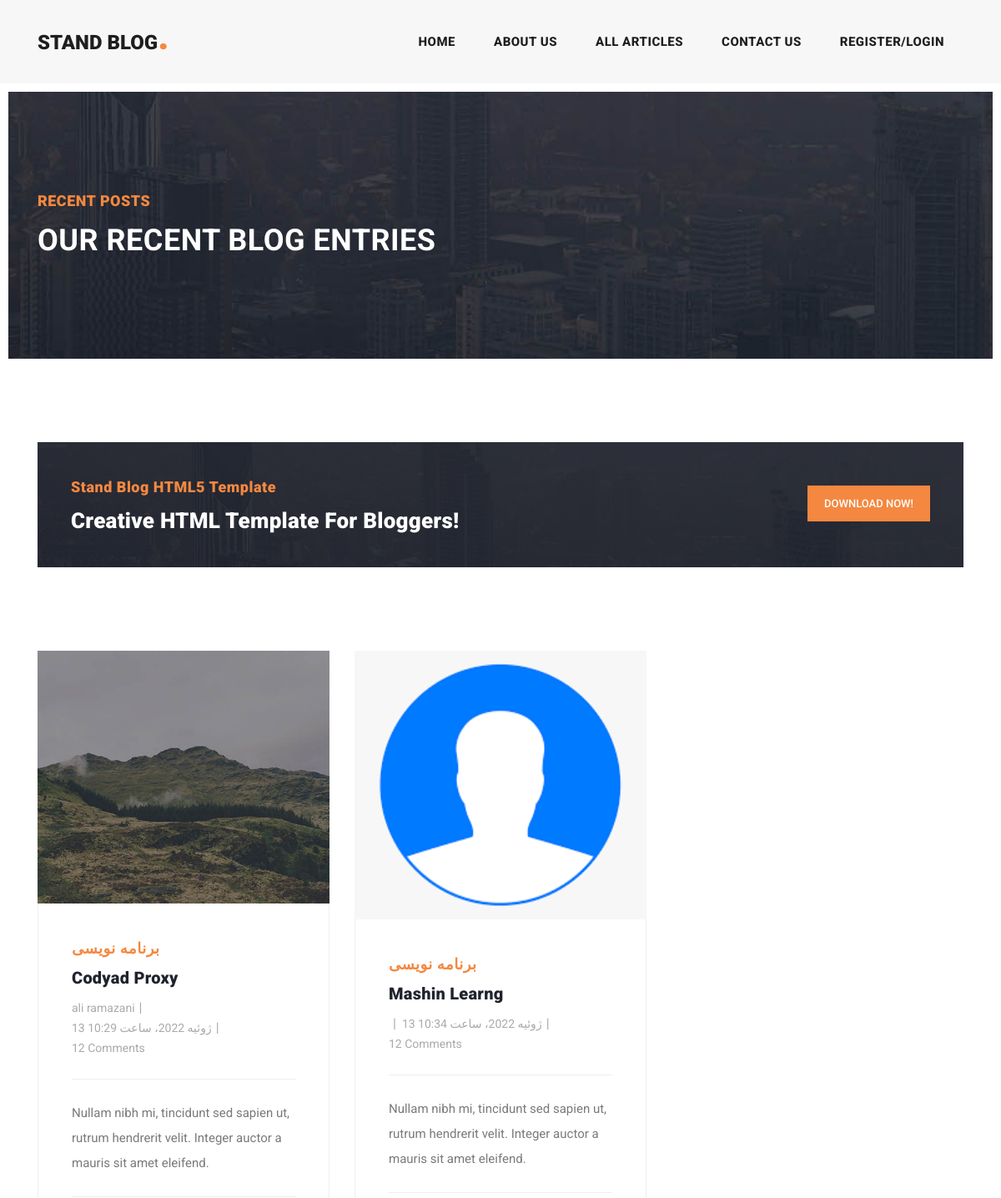
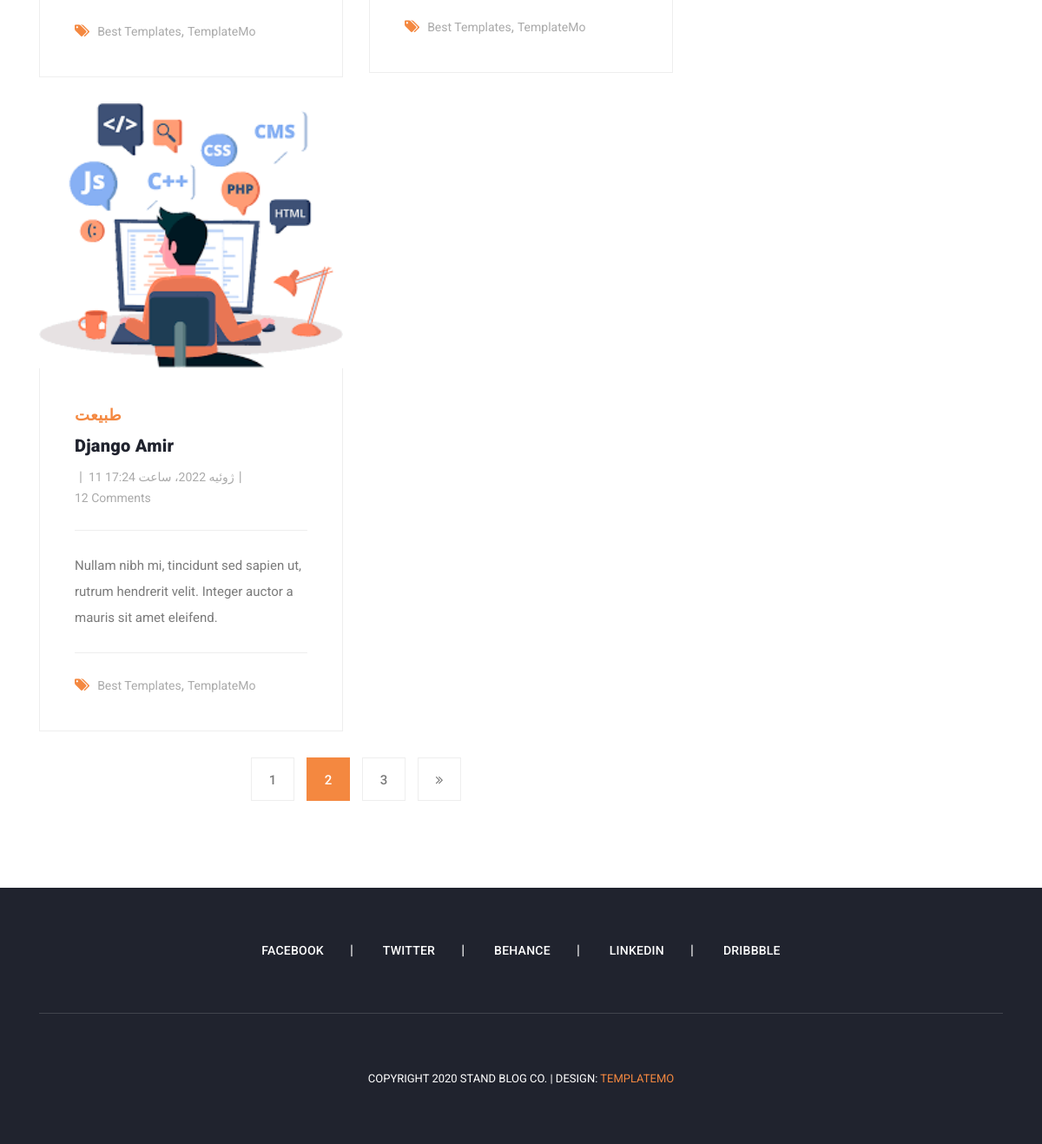
Screenshot of /blog/category/2 with the database file from the repository (2 pictures, top to bottom).
### Blog/models.py (models this page shows, shortened)
class Post(models.Model):
    category=models.ManyToManyField(Category)
    auther=models.ForeignKey(User,on_delete=models.CASCADE,)
    titel=models.CharField(max_length=50)
    text=models.TextField()
    date=models.DateTimeField(auto_now_add=True)
    updated=models.DateTimeField(auto_now=True)
    image=models.ImageField(upload_to="blog/img")
    status=models.BooleanField(default=True)
    slug=models.SlugField(unique=True,blank=True,null=True)
    published=models.BooleanField(default=True)
    objects=articls()
    def show_img(self):
        return format_html(f'<img src="{self.image.url}" width="30px" height="40px">')
    show_img.short_description="عکس ها"
    class Meta:
        ordering=["-date"]
    def get_absolout_url(self):
        return reverse("Blog:detail",kwargs={"slug":self.slug})
    class Meta:
        verbose_name="مقاله"
        verbose_name_plural="مقاله ها"

class Category(models.Model):
    titel=models.CharField(max_length=50)
    class Meta:
        verbose_name="دسته بندی"
        verbose_name_plural="دسته بندی ها"

### Blog/views.py (the view)
# urls.py: path("category/<int:id>",views.category_article,name="catehory_detail"),
def category_article(request,id):
    category=Category.objects.get(id=id)
    cat=category.post_set.all()
    return render(request,"Blog/article_category.html",{"category":cat})

### context_processor/context_processor.py (called while the page is built)
def recent_article(request):
    recent=Post.objects.all()[0:3]
    category=Category.objects.all()
    return {"recent_article":recent,"category":category}

### Blog/templates/Blog/article_category.html (shortened to what this page needs)
{% extends "base.html" %}
{% load render_partial %}
{% load static %}
{% block content %}
    <div class="heading-page header-text">
      <section class="page-heading">
        <div class="container">
          <div class="row">
            <div class="col-lg-12">
              <div class="text-content">
                <h4>Recent Posts</h4>
                <h2>Our Recent Blog Entries</h2>
              </div>
            </div>
          </div>
        </div>
      </section>
    </div>
    <section class="call-to-action">
      <div class="container">
        <div class="row">
          <div class="col-lg-12">
            <div class="main-content">
              <div class="row">
                <div class="col-lg-8">
                  <span>Stand Blog HTML5 Template</span>
                  <h4>Creative HTML Template For Bloggers!</h4>
                </div>
                <div class="col-lg-4">
                  <div class="main-button">
                    <a href="https://templatemo.com/tm-551-stand-blog" target="_parent">Download Now!</a>
                  </div>
                </div>
              </div>
            </div>
          </div>
        </div>
      </div>
    </section>
    <section class="blog-posts grid-system">
      <div class="container">
        <div class="row">
          <div class="col-lg-8">
            <div class="all-blog-posts">
              <div class="row">
                  {% for i in category %}
                <div class="col-lg-6">
                  <div class="blog-post">
                    <div class="blog-thumb">
                      <img src="{{ i.image.url }}" alt="">
                    </div>
                    <div class="down-content">
                      <span>{{ i.category.all.first.titel }}</span>
                      <a href="{{ i.get_absolout_url }}"><h4>{{ i.titel }}</h4></a>
                      <ul class="post-info">
                        <li><a href="#">{{ i.auther.get_full_name }}</a></li>
                        <li><a href="#">{{ i.date }}</a></li>
                        <li><a href="#">12 Comments</a></li>
                      </ul>
                      <p>Nullam nibh mi, tincidunt sed sapien ut, rutrum hendrerit velit. Integer auctor a mauris sit amet eleifend.</p>
                      <div class="post-options">
                        <div class="row">
                          <div class="col-lg-12">
                            <ul class="post-tags">
                              <li><i class="fa fa-tags"></i></li>
                              <li><a href="#">Best Templates</a>,</li>
                              <li><a href="#">TemplateMo</a></li>
                            </ul>
                          </div>
                        </div>
                      </div>
                    </div>
                  </div>
                </div>
               {% endfor %}
                <div class="col-lg-12">
                  <ul class="page-numbers">
                    <li><a href="#">1</a></li>
                    <li class="active"><a href="#">2</a></li>
                    <li><a href="#">3</a></li>
                    <li><a href="#"><i class="fa fa-angle-double-right"></i></a></li>
                  </ul>
                </div>
              </div>
            </div>
          </div>
        </div>
      </div>
    </section>
   {% endblock %}

### templates/base.html (shortened to what this page needs)
{% load static %}
<!DOCTYPE html>
<html lang="en">
{% include "include/header.html" %}
  <body>
    {% include "include/header2.html" %}
{% block content %}
{% endblock %}
    {% include "include/footer.html" %}
  </body>
</html>

### templates/include/header.html (shortened to what this page needs)
{% load static %}
<head>
    <link href={% static "Home_app/vendor/bootstrap/css/bootstrap.min.css" %} rel="stylesheet">
    <link rel="stylesheet" href="{% static "Home_app/assets/css/fontawesome.css" %}">
    <link rel="stylesheet" href="{% static "Home_app/assets/css/templatemo-stand-blog.css" %}">
    <link rel="stylesheet" href="{% static "Home_app/assets/css/owl.css" %}">
</head>

### templates/include/header2.html (shortened to what this page needs)
{% load static %}
<header class="">
      <nav class="navbar navbar-expand-lg">
        <div class="container">
          <a class="navbar-brand" href="index.html"><h2>Stand Blog<em>.</em></h2></a>
          <div class="collapse navbar-collapse" id="navbarResponsive">
            <ul class="navbar-nav ml-auto">
              <li class="nav-item {% if request.resolver_match.url_name == "Home" %}active{% endif %}">
                <a class="nav-link" href="{% url "Home:Home" %}">Home
                </a>
              </li>
              <li class="nav-item">
                <a class="nav-link" href="about.html">About Us</a>
              </li>
              <li class="nav-item {% if request.resolver_match.url_name == "Blog" %}active{% endif %}">
                <a class="nav-link" href="{% url "Blog:Blog" %}">All Articles</a>
              </li>
              <li class="nav-item">
                <a class="nav-link {% if request.resolver_match.url_name == "contact_us" %}active{% endif %}" href="{% url "contact_us:contact_us" %}">Contact Us</a>
              </li>
            {% if request.user.is_authenticated %}
                    {% if request.user.profile.image %}
                    <li class="nav-item">
                        <img src="{{ user.profile.image.url }}"  height="40px" width="40px" style="border-radius: 50px" alt="">
              </li>
                        {% else %}
                        <li class="nav-item">
                        <img src="{% static "Acount/images/profile/index1.png" %}" style="height: 40px" width="40px" alt="">
              </li>
                        {% endif %}
                <li class="nav-item">
                <a class="nav-link" href="#">{{ user.username }}</a>
              </li>
                    <li class="nav-item">
                <a class="nav-link" href="{% url "Acount:logout" %}">Logout</a>
              </li>
              {% else %}
                    <li class="nav-item">
                <a class="nav-link" href="{% url "Acount:login" %}">Register/Login</a>
              </li>
                {% endif %}
            </ul>
          </div>
        </div>
      </nav>
    </header>

### templates/include/footer.html
{% load static %}
<footer>
      <div class="container">
        <div class="row">
          <div class="col-lg-12">
            <ul class="social-icons">
              <li><a href="#">Facebook</a></li>
              <li><a href="#">Twitter</a></li>
              <li><a href="#">Behance</a></li>
              <li><a href="#">Linkedin</a></li>
              <li><a href="#">Dribbble</a></li>
            </ul>
          </div>
          <div class="col-lg-12">
            <div class="copyright-text">
              <p>Copyright 2020 Stand Blog Co.
                 | Design: <a rel="nofollow" href="https://templatemo.com" target="_parent">TemplateMo</a></p>
            </div>
          </div>
        </div>
      </div>
    </footer>

### templates/include/scripts.html (shortened to what this page needs)
{% load static %}

### rows the page displays
Post: image (picture), category.all.first.titel "برنامه نویسی", titel "Codyad Proxy", auther.get_full_name "ali ramazani", date "13 ژوئیه 2022، ساعت 10:29"
Post: image (picture), category.all.first.titel "برنامه نویسی", titel "Mashin Learng", date "13 ژوئیه 2022، ساعت 10:34"
Post: image (picture), category.all.first.titel "طبیعت", titel "Django Amir", date "11 ژوئیه 2022، ساعت 17:24"
